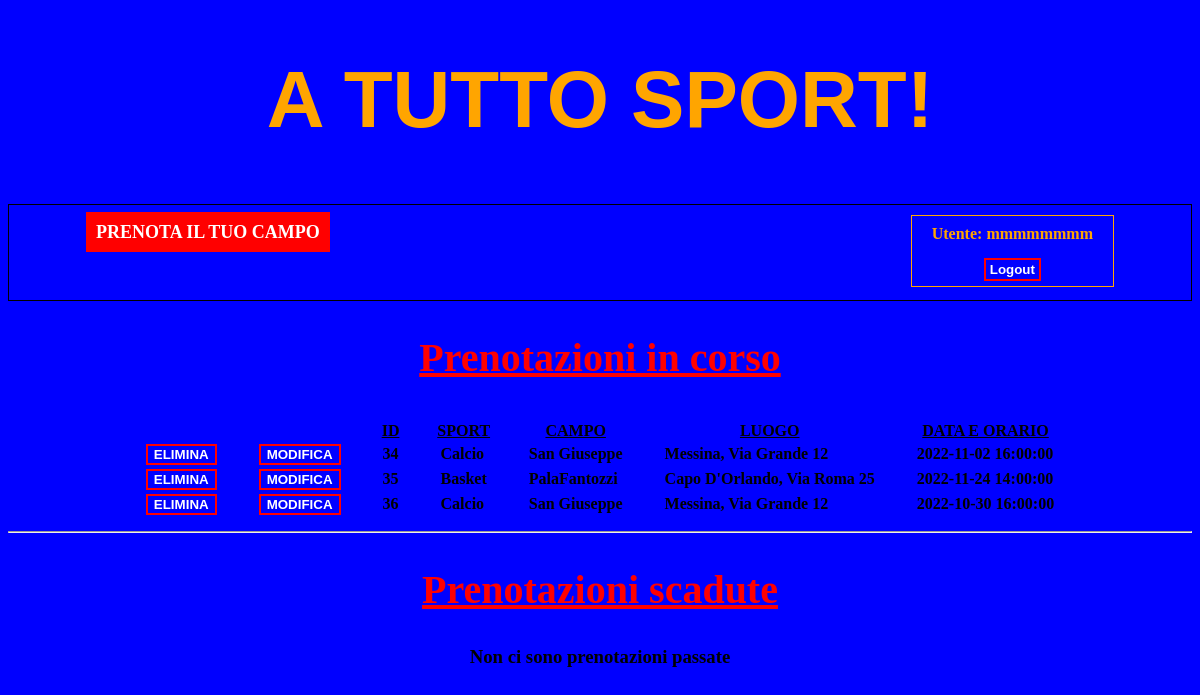
/files/area_personale.php (signed in), run on the app's committed database.
### tables this page shows
CREATE TABLE `prenotazioni` (
  `idPrenotazione` int(11) NOT NULL,
  `Utente` int(11) NOT NULL,
  `Sport` int(11) NOT NULL,
  `Campo` int(11) NOT NULL,
  `dataOra` timestamp NOT NULL DEFAULT current_timestamp()
);

CREATE TABLE `sport` (
  `idSport` int(11) NOT NULL,
  `nomeSport` varchar(25) NOT NULL
);

CREATE TABLE `campi` (
  `idCampo` int(11) NOT NULL,
  `nomeCampo` varchar(30) NOT NULL,
  `posizione` varchar(40) NOT NULL,
  `ksSport` int(11) NOT NULL
);

### files/area_personale.php (the view, shortened to what this page needs)
<!DOCTYPE html>
<html>
	<head>
	</head>
	<body>
		<header>
			<a href="home_accesso.php"><h1>A TUTTO SPORT!</h1></a>
		</header>
		<nav>
			<a href="pag_prenotazione.php">PRENOTA IL TUO CAMPO</a>
			<?php
				echo "<div id='utente'> Utente: $_SESSION[user] ";
			?>
			<form action="logout.php">
				<input type="submit" id="bottone" value="Logout"/>
			</form>
			</div>
		</nav>
		<?php
			$user = $_SESSION['user'];
			$conn = mysqli_connect("localhost", "root", "");
			if (!$conn)
			{
				echo "Connessione non riuscita\n";
				echo "<a href='home_accesso.php'>HOME</a>";
			}
			else if (!mysqli_select_db($conn, "sito_web"))
				{
					echo "Impossibile aprire il database\n";
					echo "<a href='home_accesso.php'>HOME</a>";
				}
				else
				{
					$sql = "select idPrenotazione, nomeSport, nomeCampo, posizione, dataOra from sport, prenotazioni, campi, utenti ".
							"where idSport = Sport and idCampo = Campo and idUtente = Utente and userName = '$user' and dataOra > NOW()";
					echo "<section> <h2>Prenotazioni in corso</h2>";
					$result = mysqli_query($conn, $sql);
					if (mysqli_num_rows($result) > 0)
						echo "<table> <tr> <td></td> <td></td> <th>ID</th> <th>SPORT</th> <th>CAMPO</th>".
							"<th>LUOGO</th> <th>DATA E ORARIO</th></tr>";
					else
						echo "<h3>Non ci sono prenotazioni in corso</h3>";
					while ($record = mysqli_fetch_assoc($result))
					{
						echo "<tr>";
						echo "<td> <form method='get' name='elimina' action='elimina.php'>".
							 "<input type='hidden' name='idPrenotazione' value='$record[idPrenotazione]'>".
							 "<input value='ELIMINA' type='submit' name='elimina' class='bottoni'> </form> </td>";
						echo "<td> <form method='get' name='modifica' action='modifica.php'>".
							 "<input type='hidden' name='idPrenotazione' value='$record[idPrenotazione]'>".
							 "<input value='MODIFICA' type='submit' name='modifica' class='bottoni'> </form> </td>";
						foreach ($record as $campo)
							echo "<td> $campo </td>";
						echo "</tr> \n";
					}
					echo "</table>";
					echo "<hr />";
					$sql = "select idPrenotazione, nomeSport, nomeCampo, posizione, dataOra from sport, prenotazioni, campi, utenti ".
							"where idSport = Sport and idCampo = Campo and idUtente = Utente and userName = '$user' and dataOra < NOW()";
					echo "<h2>Prenotazioni scadute</h2>";
					$result = mysqli_query($conn, $sql);
					if (mysqli_num_rows($result) > 0)
						echo "<table> <tr> <td></td> <td></td> <th>ID</th> <th>SPORT</th> <th>CAMPO</th>".
							"<th>LUOGO</th> <th>DATA E ORARIO</th></tr>";
					else
						echo "<h3>Non ci sono prenotazioni passate</h3>";
					echo "</table> </section>";
				}
		?>
	</body>
</html>

### files/area_personale.php (style rules this page uses)
body { background-color: blue; }
header { height: 150px; text-align: center; font-family: "Comic Sans MS", cursive, sans-serif; font-size: 250%; }
header a { color: orange; text-decoration: none; }
nav { border: 1px solid; line-height: 35px; text-align: left; padding: 50px; padding-top: 10px; }
nav a { color: white; text-decoration: none; font-weight: bold; font-size: 18px; margin-right: 60px; }
nav a:first-child { background-color: red; padding: 10px; margin-left: 27px; }
#utente { color: orange; font-weight: bold; text-align: center; border: 1px solid; margin-right: 27px; float: right; padding-left: 20px; padding-right: 20px; }
#bottone { border: 2px solid red; background-color: blue; color: white; font-weight: bold; padding: 2px; padding-left: 4px; padding-right: 4px; text-align: center; }
section h2 { text-align: center; font-family: "Lucida Console"; font-size: 40px; color: red; text-decoration: underline; }
section h3 { text-align: center; }
table { margin-left: auto; margin-right: auto; font-weight: bold; border: 5px solid blue; }
table th { text-decoration: underline; }
table td { padding-left: 20px; padding-right: 20px; }
.bottoni { border: 2px solid red; background-color: blue; color: white; font-weight: bold; }

### data on the page
prenotazioni: idPrenotazione "34", Sport.nomeSport "Calcio", Campo.nomeCampo "San Giuseppe", Campo.posizione "Messina, Via Grande 12", dataOra "2022-11-02 16:00:00"
prenotazioni: idPrenotazione "35", Sport.nomeSport "Basket", Campo.nomeCampo "PalaFantozzi", Campo.posizione "Capo D'Orlando, Via Roma 25", dataOra "2022-11-24 14:00:00"
prenotazioni: idPrenotazione "36", Sport.nomeSport "Calcio", Campo.nomeCampo "San Giuseppe", Campo.posizione "Messina, Via Grande 12", dataOra "2022-10-30 16:00:00"

### other printed values
$_SESSION[user] "mmmmmmmm"
